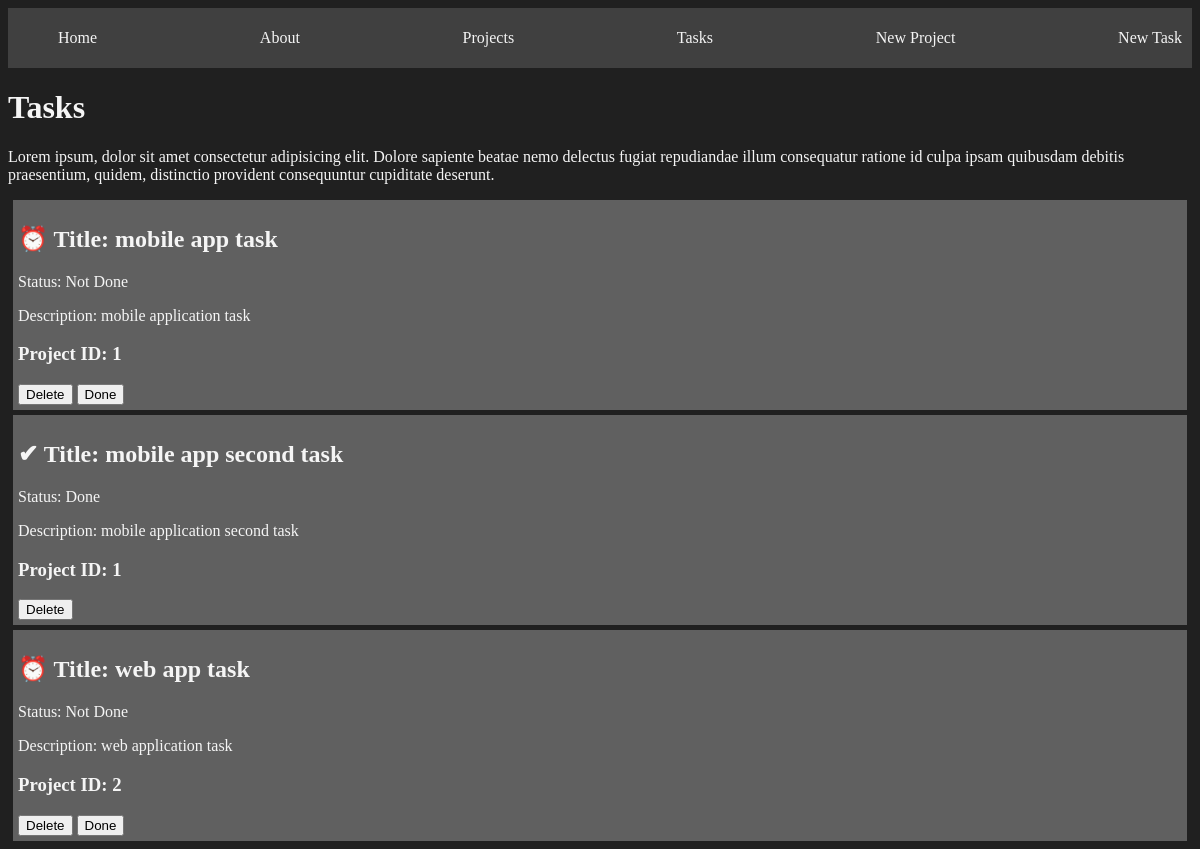
Page /tasks/ on the earlier database version.
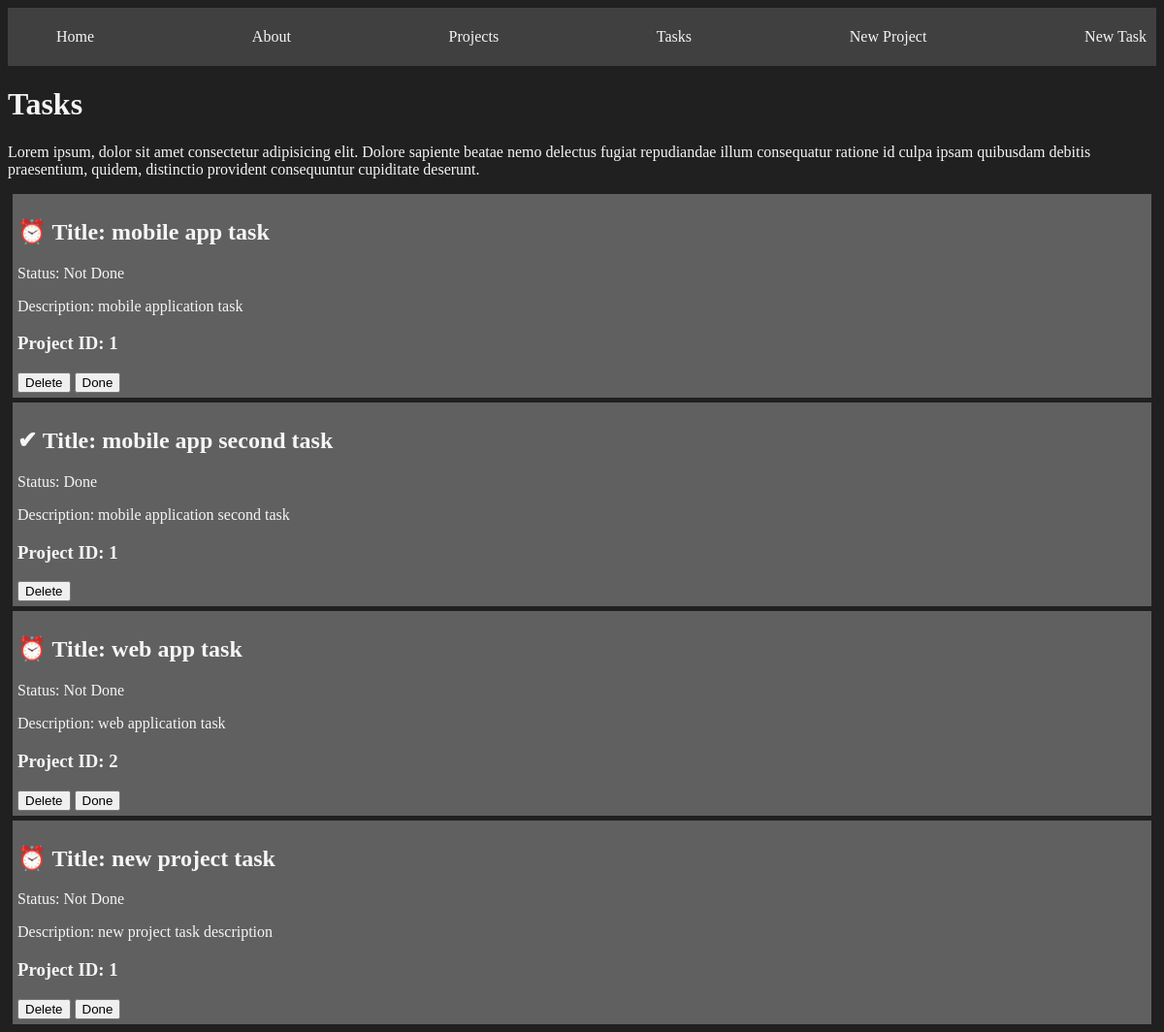
Same page on the later database version.
### myapp/models.py (models this page shows, shortened)
class Task(models.Model):
  title = models.CharField(max_length=100)
  description = models.TextField()
  project = models.ForeignKey(Project, on_delete=models.CASCADE)
  done = models.BooleanField(default=False)

### myapp/views.py (the view)
# urls.py: path('tasks/', views.tasks, name='tasks'),
def tasks(request):
  tasks = Task.objects.all()
  return render(request, 'tasks.html', {
    'tasks': tasks
  })

### myapp/templates/tasks.html
{% extends 'layouts/base.html' %}
{% block content %}
  <h1>Tasks</h1>
  <p>
    Lorem ipsum, dolor sit amet consectetur adipisicing elit. Dolore sapiente
    beatae nemo delectus fugiat repudiandae illum consequatur ratione id culpa
    ipsam quibusdam debitis praesentium, quidem, distinctio provident   consequuntur
    cupiditate deserunt.
  </p>
  {% for task in tasks %}
  <article class="card">
    <h2>
      {% if task.done == False %}
      ⏰
      {% else %}
      ✔
      {% endif %}
      Title: {{ task.title }}
    </h2>
    {% if task.done == False %}
      <p>Status: Not Done</p>
    {% else %}
      <p>Status: Done</p>
    {% endif %}
    <p>Description: {{ task.description }}</p>
    <h3>Project ID: {{ task.project_id }}</h3>
    <button>Delete</button>
    {% if task.done == False %}
      <button>Done</button>
    {% endif %}
  </article>
  {% endfor %}
{% endblock %}

Differences in the rows shown:
added Task: title "new project task", done "Status: Not Done", description "new project task description", project_id "1"
